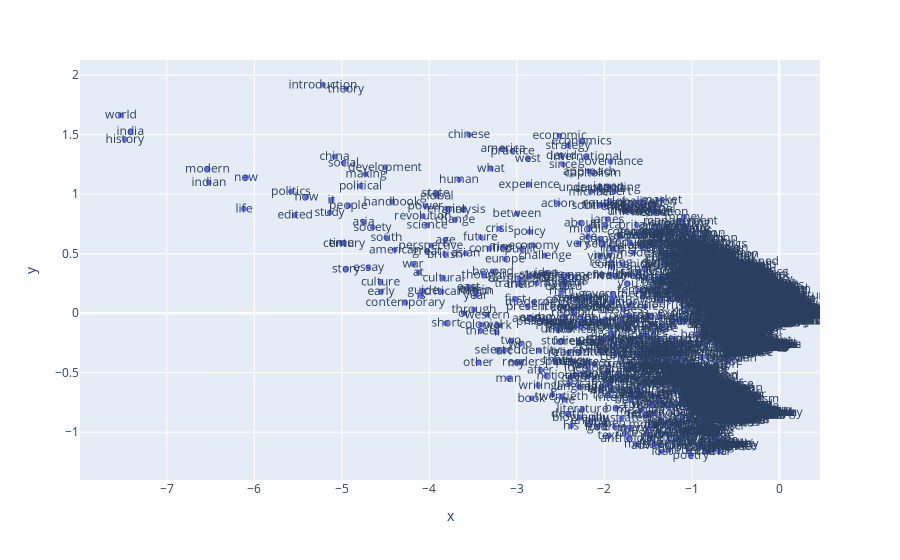

The cell this chart's notebook holds for it:
### Code cell
plot_term_space(bin_trunc)

### Figure 1 — Plotly figure (JSON) as saved in the notebook; plotly's stock layout.template omitted (floating-point values rounded to 4 significant figures; data arrays with more than 128 entries replaced by an {"elided": "..."} marker saying what was removed)
{"data": [{"hovertemplate": "x=%{x}<br>y=%{y}<br>text=%{text}<extra></extra>", "legendgroup": "", "marker": {"color": "#636efa", "symbol": "circle"}, "mode": "markers+text", "name": "", "showlegend": false, "text": {"elided": "10103 str values"}, "type": "scattergl", "x": {"elided": "10103 float values"}, "xaxis": "x", "y": {"elided": "10103 float values"}, "yaxis": "y"}], "layout": {"legend": {"tracegroupgap": 0}, "margin": {"t": 60}, "xaxis": {"anchor": "y", "domain": [0, 1], "title": {"text": "x"}}, "yaxis": {"anchor": "x", "domain": [0, 1], "title": {"text": "y"}}}}
